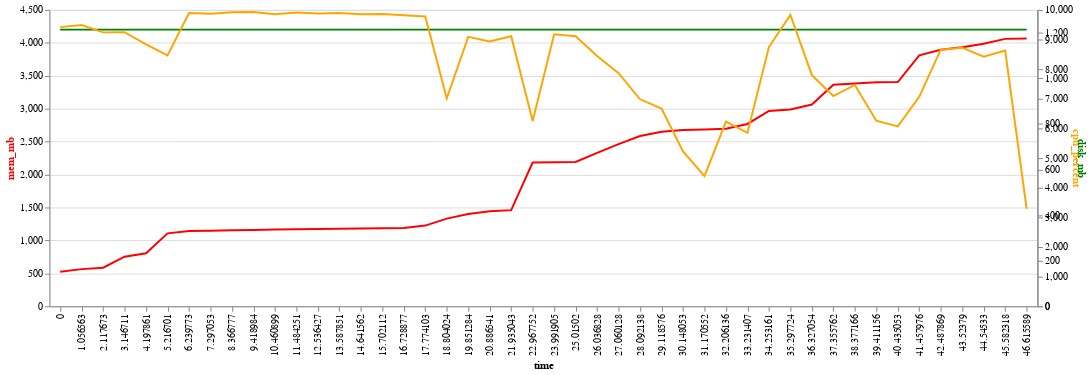

Notebook cell for this chart:
### Code cell
def plot_metrics(suite: SuiteName, db_name: DatabaseName, operation: Operation):
    df = db.execute(
        """
        SELECT
            epoch(time - (SELECT min(time) FROM metric WHERE benchmark_id = $id)) AS time,
            mem_mb, disk_mb, cpu_percent
        FROM metric
        WHERE benchmark_id = $id
        ORDER BY time
        """,
        {"id": get_latest_id(suite, db_name, operation)},
    ).pl()

    base = alt.Chart(df).encode(x="time:N")

    return (
        alt.layer(
            *[
                base.mark_line(color=c).encode(alt.Y(n).axis(titleColor=c))
                for n, c in {"mem_mb": "red", "disk_mb": "green", "cpu_percent": "orange"}.items()
            ]
        )
        .resolve_scale(y="independent")
        .properties(width=1000)
        .interactive()
    )


plot_metrics("rtabench", "duckdb", "run")

### Figure 1 — Vega-Lite specification as saved in the notebook (floating-point values rounded to 4 significant figures)
{"config": {"view": {"continuousWidth": 300, "continuousHeight": 300}}, "layer": [{"mark": {"type": "line", "color": "red"}, "encoding": {"x": {"field": "time", "type": "nominal"}, "y": {"axis": {"titleColor": "red"}, "field": "mem_mb", "type": "quantitative"}}, "name": "view_3"}, {"mark": {"type": "line", "color": "green"}, "encoding": {"x": {"field": "time", "type": "nominal"}, "y": {"axis": {"titleColor": "green"}, "field": "disk_mb", "type": "quantitative"}}}, {"mark": {"type": "line", "color": "orange"}, "encoding": {"x": {"field": "time", "type": "nominal"}, "y": {"axis": {"titleColor": "orange"}, "field": "cpu_percent", "type": "quantitative"}}}], "data": {"name": "data-46938114df4fe26049ec909e9f86f594"}, "params": [{"name": "param_3", "select": {"type": "interval", "encodings": ["x", "y"]}, "bind": "scales", "views": ["view_3"]}], "resolve": {"scale": {"y": "independent"}}, "width": 1000, "$schema": "https://vega.github.io/schema/vega-lite/v5.20.1.json", "datasets": {"data-46938114df4fe26049ec909e9f86f594": [{"time": 0.0, "mem_mb": 524, "disk_mb": 9334, "cpu_percent": 1224.0}, {"time": 1.057, "mem_mb": 564, "disk_mb": 9334, "cpu_percent": 1233.0}, {"time": 2.118, "mem_mb": 586, "disk_mb": 9334, "cpu_percent": 1201.0}, {"time": 3.147, "mem_mb": 753, "disk_mb": 9334, "cpu_percent": 1202.0}, {"time": 4.198, "mem_mb": 805, "disk_mb": 9334, "cpu_percent": 1148.0}, {"time": 5.217, "mem_mb": 1107, "disk_mb": 9334, "cpu_percent": 1100.0}, {"time": 6.24, "mem_mb": 1142, "disk_mb": 9334, "cpu_percent": 1286.0}, {"time": 7.297, "mem_mb": 1148, "disk_mb": 9334, "cpu_percent": 1283.0}, {"time": 8.367, "mem_mb": 1154, "disk_mb": 9334, "cpu_percent": 1289.0}, {"time": 9.419, "mem_mb": 1158, "disk_mb": 9334, "cpu_percent": 1291.0}, {"time": 10.46, "mem_mb": 1166, "disk_mb": 9334, "cpu_percent": 1281.0}, {"time": 11.48, "mem_mb": 1169, "disk_mb": 9334, "cpu_percent": 1289.0}, {"time": 12.54, "mem_mb": 1173, "disk_mb": 9334, "cpu_percent": 1284.0}, {"time": 13.59, "mem_mb": 1178, "disk_mb": 9334, "cpu_percent": 1287.0}, {"time": 14.64, "mem_mb": 1182, "disk_mb": 9334, "cpu_percent": 1280.0}, {"time": 15.7, "mem_mb": 1184, "disk_mb": 9334, "cpu_percent": 1282.0}, {"time": 16.73, "mem_mb": 1189, "disk_mb": 9334, "cpu_percent": 1276.0}, {"time": 17.77, "mem_mb": 1225, "disk_mb": 9334, "cpu_percent": 1271.0}, {"time": 18.8, "mem_mb": 1331, "disk_mb": 9334, "cpu_percent": 911.5}, {"time": 19.85, "mem_mb": 1402, "disk_mb": 9334, "cpu_percent": 1182.0}, {"time": 20.89, "mem_mb": 1444, "disk_mb": 9334, "cpu_percent": 1161.0}, {"time": 21.94, "mem_mb": 1460, "disk_mb": 9334, "cpu_percent": 1184.0}, {"time": 22.97, "mem_mb": 2182, "disk_mb": 9334, "cpu_percent": 813.1}, {"time": 23.99, "mem_mb": 2186, "disk_mb": 9334, "cpu_percent": 1193.0}, {"time": 25.02, "mem_mb": 2190, "disk_mb": 9334, "cpu_percent": 1185.0}, {"time": 26.04, "mem_mb": 2329, "disk_mb": 9334, "cpu_percent": 1098.0}, {"time": 27.06, "mem_mb": 2462, "disk_mb": 9334, "cpu_percent": 1022.0}, {"time": 28.09, "mem_mb": 2585, "disk_mb": 9334, "cpu_percent": 907.8}, {"time": 29.12, "mem_mb": 2649, "disk_mb": 9334, "cpu_percent": 867.3}, {"time": 30.15, "mem_mb": 2676, "disk_mb": 9334, "cpu_percent": 679.1}, {"time": 31.17, "mem_mb": 2685, "disk_mb": 9334, "cpu_percent": 571.2}, {"time": 32.21, "mem_mb": 2694, "disk_mb": 9334, "cpu_percent": 810.2}, {"time": 33.23, "mem_mb": 2768, "disk_mb": 9334, "cpu_percent": 760.4}, {"time": 34.25, "mem_mb": 2965, "disk_mb": 9334, "cpu_percent": 1137.0}, {"time": 35.3, "mem_mb": 2987, "disk_mb": 9334, "cpu_percent": 1278.0}, {"time": 36.33, "mem_mb": 3063, "disk_mb": 9334, "cpu_percent": 1014.0}, {"time": 37.36, "mem_mb": 3364, "disk_mb": 9334, "cpu_percent": 922.2}, {"time": 38.38, "mem_mb": 3382, "disk_mb": 9334, "cpu_percent": 970.7}, {"time": 39.41, "mem_mb": 3402, "disk_mb": 9334, "cpu_percent": 813.7}, {"time": 40.44, "mem_mb": 3404, "disk_mb": 9334, "cpu_percent": 789.2}, {"time": 41.46, "mem_mb": 3811, "disk_mb": 9334, "cpu_percent": 918.5}, {"time": 42.49, "mem_mb": 3894, "disk_mb": 9334, "cpu_percent": 1125.0}, {"time": 43.52, "mem_mb": 3934, "disk_mb": 9334, "cpu_percent": 1134.0}, {"time": 44.55, "mem_mb": 3986, "disk_mb": 9334, "cpu_percent": 1095.0}, {"time": 45.58, "mem_mb": 4060, "disk_mb": 9334, "cpu_percent": 1122.0}, {"time": 46.62, "mem_mb": 4065, "disk_mb": 9334, "cpu_percent": 426.8}]}}
